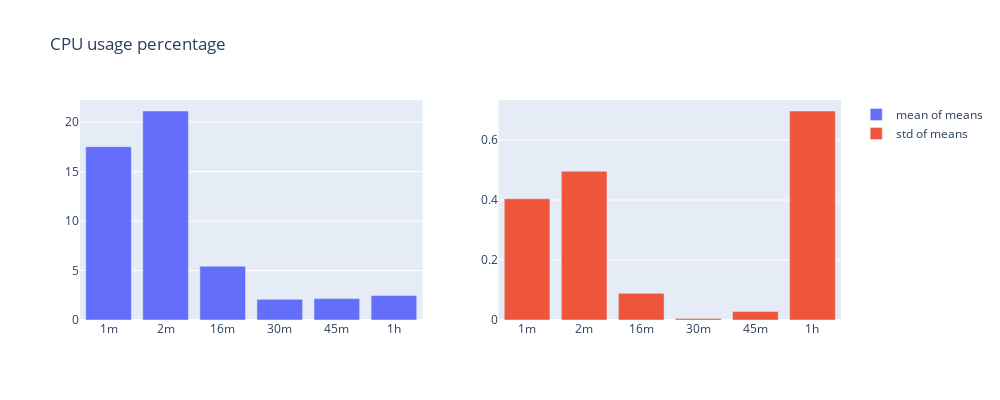

The code cell stored with this chart in its notebook:
### Code cell
bar_plot("CPU usage percentage", "cpu_usage_plot", cpu_usage)

### Figure 1 — Plotly figure (JSON) as saved in the notebook; plotly's stock layout.template omitted (floating-point values rounded to 4 significant figures)
{"data": [{"name": "mean of means", "type": "bar", "x": ["1m", "2m", "16m", "30m", "45m", "1h"], "xaxis": "x", "y": [17.53, 21.13, 5.44, 2.089, 2.168, 2.468], "yaxis": "y"}, {"name": "std of means", "type": "bar", "x": ["1m", "2m", "16m", "30m", "45m", "1h"], "xaxis": "x2", "y": [0.4043, 0.4961, 0.08912, 0.005264, 0.02813, 0.6969], "yaxis": "y2"}], "layout": {"height": 400, "title": {"text": "CPU usage percentage"}, "width": 1000, "xaxis": {"anchor": "y", "autorange": true, "domain": [0, 0.45], "range": [-0.5, 5.5], "type": "category"}, "xaxis2": {"anchor": "y2", "autorange": true, "domain": [0.55, 1], "range": [-0.5, 5.5], "type": "category"}, "yaxis": {"anchor": "x", "autorange": true, "domain": [0, 1], "range": [0, 22.24], "type": "linear"}, "yaxis2": {"anchor": "x2", "autorange": true, "domain": [0, 1], "range": [0, 0.7336], "type": "linear"}}}
